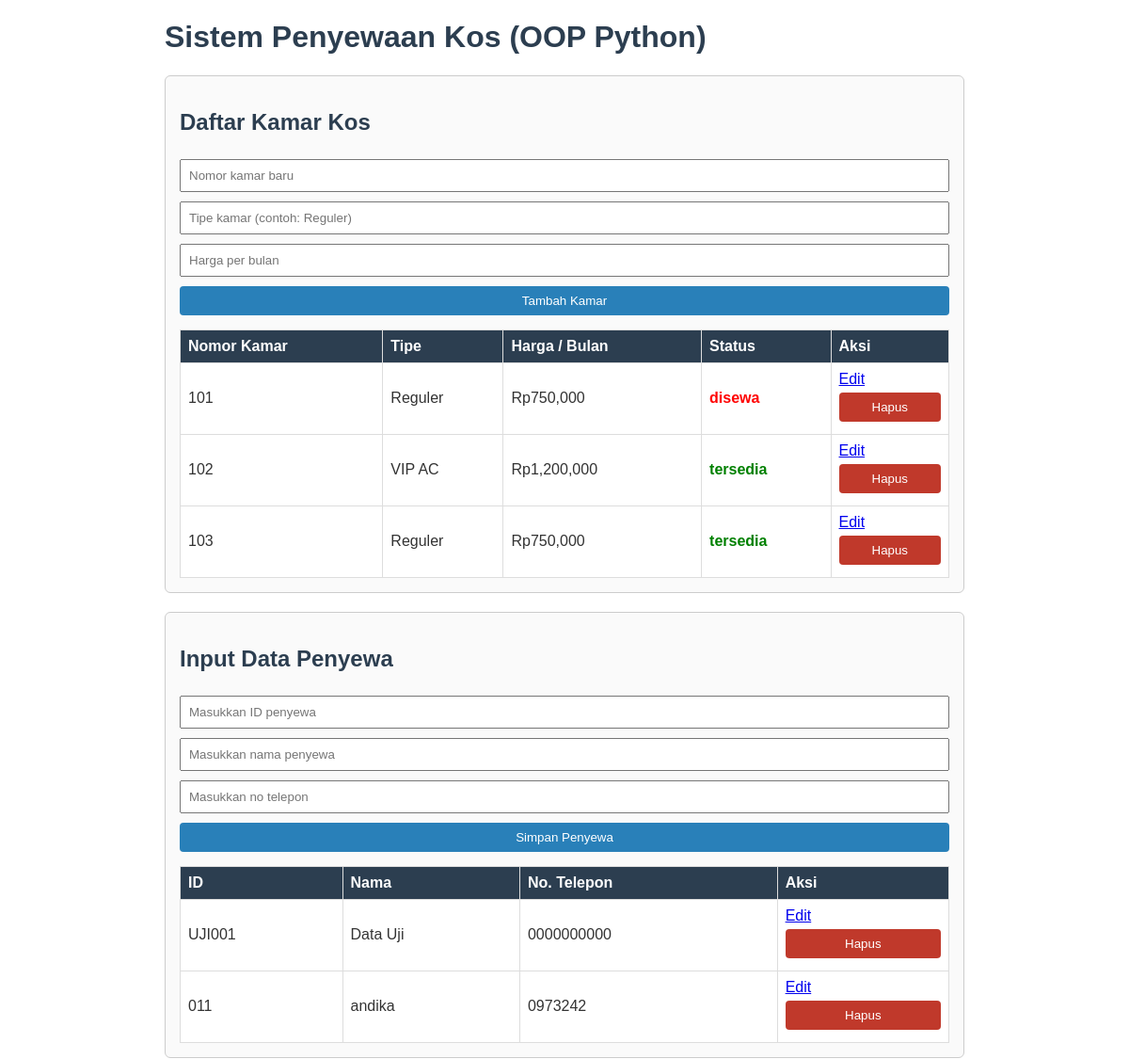
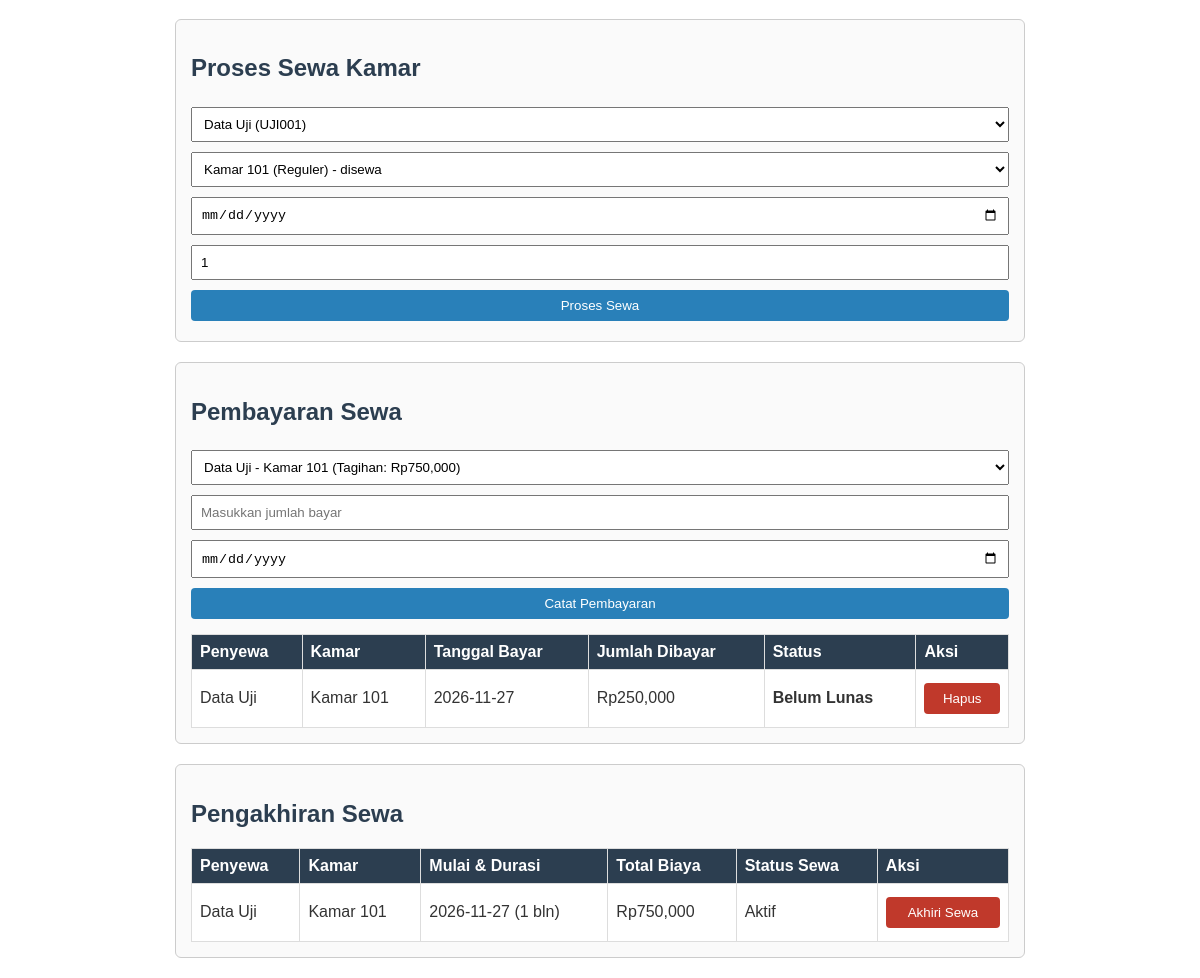
The page / on the database its author committed (2 pictures, top to bottom).
### tables this page shows
CREATE TABLE kamar (
            nomor_kamar TEXT PRIMARY KEY,
            tipe TEXT NOT NULL,
            harga_per_bulan INTEGER NOT NULL,
            status TEXT NOT NULL
        );

CREATE TABLE penyewa (
            id_penyewa TEXT PRIMARY KEY,
            nama TEXT NOT NULL,
            no_telepon TEXT NOT NULL
        );

CREATE TABLE pembayaran (
            id_pembayaran INTEGER PRIMARY KEY AUTOINCREMENT,
            id_sewa INTEGER NOT NULL,
            jumlah INTEGER NOT NULL,
            tanggal_bayar TEXT NOT NULL
        );

CREATE TABLE sewa (
            id_sewa INTEGER PRIMARY KEY AUTOINCREMENT,
            id_penyewa TEXT NOT NULL,
            nomor_kamar TEXT NOT NULL,
            tanggal_mulai TEXT NOT NULL,
            durasi_bulan INTEGER NOT NULL,
            aktif INTEGER NOT NULL
        );

### app.py (the view)
@app.route("/")
def index():
    global pesan_hasil
    pesan = pesan_hasil
    pesan_hasil = ""
    daftar_sewa = database.ambil_semua_sewa()
    return render_template(
        "index.html",
        daftar_kamar=database.ambil_semua_kamar(),
        daftar_penyewa=database.ambil_semua_penyewa(),
        daftar_sewa=daftar_sewa,
        daftar_sewa_aktif=[sewa for sewa in daftar_sewa if sewa.aktif],
        daftar_pembayaran=database.ambil_semua_pembayaran(),
        pesan=pesan
    )

### database.py (called while the page is built)
def koneksi():
    conn = sqlite3.connect(NAMA_DB)
    conn.row_factory = sqlite3.Row
    return conn

def buat_objek_kamar(row):
    return Kamar(row["nomor_kamar"], row["tipe"], row["harga_per_bulan"], row["status"])

def ambil_semua_kamar():
    conn = koneksi()
    rows = conn.execute("SELECT * FROM kamar ORDER BY nomor_kamar").fetchall()
    conn.close()
    return [buat_objek_kamar(r) for r in rows]

def cari_kamar(nomor_kamar):
    conn = koneksi()
    row = conn.execute("SELECT * FROM kamar WHERE nomor_kamar = ?", (nomor_kamar,)).fetchone()
    conn.close()
    if row is None:
        return None
    return buat_objek_kamar(row)

def buat_objek_penyewa(row):
    return Penyewa(row["id_penyewa"], row["nama"], row["no_telepon"])

def ambil_semua_penyewa():
    conn = koneksi()
    rows = conn.execute("SELECT * FROM penyewa ORDER BY nama").fetchall()
    conn.close()
    return [buat_objek_penyewa(r) for r in rows]

def cari_penyewa(id_penyewa):
    conn = koneksi()
    row = conn.execute("SELECT * FROM penyewa WHERE id_penyewa = ?", (id_penyewa,)).fetchone()
    conn.close()
    if row is None:
        return None
    return buat_objek_penyewa(row)

def buat_objek_sewa(row):
    penyewa = cari_penyewa(row["id_penyewa"])
    kamar = cari_kamar(row["nomor_kamar"])
    return Sewa(penyewa, kamar, row["tanggal_mulai"], row["durasi_bulan"], bool(row["aktif"]), row["id_sewa"])

def ambil_semua_sewa():
    conn = koneksi()
    rows = conn.execute("SELECT * FROM sewa ORDER BY id_sewa").fetchall()
    conn.close()
    return [buat_objek_sewa(r) for r in rows]

def cari_sewa(id_sewa):
    conn = koneksi()
    row = conn.execute("SELECT * FROM sewa WHERE id_sewa = ?", (id_sewa,)).fetchone()
    conn.close()
    if row is None:
        return None
    return buat_objek_sewa(row)

def buat_objek_pembayaran(row):
    sewa = cari_sewa(row["id_sewa"])
    return Pembayaran(
        sewa,
        row["jumlah"],
        row["tanggal_bayar"],
        row["id_pembayaran"],
        row["total_dibayar"]
    )

def ambil_semua_pembayaran():
    conn = koneksi()
    rows = conn.execute("""
        SELECT pembayaran.*,
               (SELECT COALESCE(SUM(p2.jumlah), 0)
                FROM pembayaran AS p2
                WHERE p2.id_sewa = pembayaran.id_sewa) AS total_dibayar
        FROM pembayaran
        ORDER BY id_pembayaran
    """).fetchall()
    conn.close()
    return [buat_objek_pembayaran(r) for r in rows]

### kamar.py (called while the page is built)
    @property
    def status(self):
        return self.__status

### templates/index.html (shortened to what this page needs)
<!DOCTYPE html>
<html lang="id">
<head>
    <link rel="stylesheet" href="{{ url_for('static', filename='style.css') }}">
</head>
<body>
    <h1>Sistem Penyewaan Kos (OOP Python)</h1>
    <div class="box">
        <h2>Daftar Kamar Kos</h2>
        <form action="/kamar" method="POST">
            <input type="text" name="nomor_kamar" placeholder="Nomor kamar baru" required>
            <input type="text" name="tipe" placeholder="Tipe kamar (contoh: Reguler)" required>
            <input type="number" name="harga_per_bulan" placeholder="Harga per bulan" required>
            <button type="submit">Tambah Kamar</button>
        </form>
        <table>
            <tr>
                <th>Nomor Kamar</th>
                <th>Tipe</th>
                <th>Harga / Bulan</th>
                <th>Status</th>
                <th>Aksi</th>
            </tr>
            {% for k in daftar_kamar %}
            <tr>
                <td>{{ k.nomor_kamar }}</td>
                <td>{{ k.tipe }}</td>
                <td>Rp{{ "{:,}".format(k.harga_per_bulan) }}</td>
                <td class="{{ k.status }}">{{ k.status }}</td>
                <td class="aksi">
                    <a href="/kamar/edit/{{ k.nomor_kamar }}" class="btn-edit">Edit</a>
                    <form action="/kamar/hapus/{{ k.nomor_kamar }}" method="POST"
                          onsubmit="return confirm('Yakin hapus Kamar {{ k.nomor_kamar }}?')">
                        <button type="submit" class="btn-merah">Hapus</button>
                    </form>
                </td>
            </tr>
            {% else %}
            <tr><td colspan="5">Belum ada data kamar.</td></tr>
            {% endfor %}
        </table>
    </div>
    <div class="box">
        <h2>Input Data Penyewa</h2>
        <form action="/penyewa" method="POST">
            <input type="text" name="id_penyewa" placeholder="Masukkan ID penyewa" required>
            <input type="text" name="nama" placeholder="Masukkan nama penyewa" required>
            <input type="text" name="no_telepon" placeholder="Masukkan no telepon" required>
            <button type="submit">Simpan Penyewa</button>
        </form>
        <table>
            <tr>
                <th>ID</th>
                <th>Nama</th>
                <th>No. Telepon</th>
                <th>Aksi</th>
            </tr>
            {% for p in daftar_penyewa %}
            <tr>
                <td>{{ p.id_penyewa }}</td>
                <td>{{ p.nama }}</td>
                <td>{{ p.no_telepon }}</td>
                <td class="aksi">
                    <a href="/penyewa/edit/{{ p.id_penyewa }}" class="btn-edit">Edit</a>
                    <form action="/penyewa/hapus/{{ p.id_penyewa }}" method="POST"
                          onsubmit="return confirm('Yakin hapus penyewa {{ p.nama }}?')">
                        <button type="submit" class="btn-merah">Hapus</button>
                    </form>
                </td>
            </tr>
            {% else %}
            <tr><td colspan="4">Belum ada data penyewa.</td></tr>
            {% endfor %}
        </table>
    </div>
    <div class="box">
        <h2>Proses Sewa Kamar</h2>
        {% if daftar_penyewa and daftar_kamar %}
        <form action="/sewa" method="POST">
            <select name="id_penyewa">
                {% for p in daftar_penyewa %}
                <option value="{{ p.id_penyewa }}">{{ p.nama }} ({{ p.id_penyewa }})</option>
                {% endfor %}
            </select>
            <select name="nomor_kamar">
                {% for k in daftar_kamar %}
                <option value="{{ k.nomor_kamar }}">
                    Kamar {{ k.nomor_kamar }} ({{ k.tipe }}) - {{ k.status }}
                </option>
                {% endfor %}
            </select>
            <input type="date" name="tanggal_mulai" required>
            <input type="number" name="durasi_bulan" min="1" value="1" placeholder="Durasi sewa (bulan)" required>
            <button type="submit">Proses Sewa</button>
        </form>
        {% else %}
        <p>Input data penyewa dan kamar terlebih dahulu.</p>
        {% endif %}
    </div>
    <div class="box">
        <h2>Pembayaran Sewa</h2>
        {% if daftar_sewa_aktif %}
        <form action="/bayar" method="POST">
            <select name="id_sewa">
                {% for s in daftar_sewa_aktif %}
                <option value="{{ s.id_sewa }}">
                    {{ s.penyewa.nama }} - Kamar {{ s.kamar.nomor_kamar }} (Tagihan: Rp{{ "{:,}".format(s.hitung_total()) }})
                </option>
                {% endfor %}
            </select>
            <input type="number" name="jumlah" placeholder="Masukkan jumlah bayar" required>
            <input type="date" name="tanggal_bayar" required>
            <button type="submit">Catat Pembayaran</button>
        </form>
        {% endif %}
        <table>
            <tr>
                <th>Penyewa</th>
                <th>Kamar</th>
                <th>Tanggal Bayar</th>
                <th>Jumlah Dibayar</th>
                <th>Status</th>
                <th>Aksi</th>
            </tr>
            {% for p in daftar_pembayaran %}
            <tr>
                <td>{{ p.sewa.penyewa.nama }}</td>
                <td>Kamar {{ p.sewa.kamar.nomor_kamar }}</td>
                <td>{{ p.tanggal_bayar }}</td>
                <td>Rp{{ "{:,}".format(p.jumlah) }}</td>
                <td><strong>{{ "Lunas" if p.cek_lunas() else "Belum Lunas" }}</strong></td>
                <td class="aksi">
                    <form action="/pembayaran/hapus/{{ p.id_pembayaran }}" method="POST"
                          onsubmit="return confirm('Yakin hapus data pembayaran ini?')">
                        <button type="submit" class="btn-merah">Hapus</button>
                    </form>
                </td>
            </tr>
            {% else %}
            <tr><td colspan="6">Belum ada data pembayaran.</td></tr>
            {% endfor %}
        </table>
    </div>
    <div class="box">
        <h2>Pengakhiran Sewa</h2>
        <table>
            <tr>
                <th>Penyewa</th>
                <th>Kamar</th>
                <th>Mulai & Durasi</th>
                <th>Total Biaya</th>
                <th>Status Sewa</th>
                <th>Aksi</th>
            </tr>
            {% for s in daftar_sewa %}
            <tr>
                <td>{{ s.penyewa.nama }}</td>
                <td>Kamar {{ s.kamar.nomor_kamar }}</td>
                <td>{{ s.tanggal_mulai }} ({{ s.durasi_bulan }} bln)</td>
                <td>Rp{{ "{:,}".format(s.hitung_total()) }}</td>
                <td>{{ "Aktif" if s.aktif else "Selesai" }}</td>
                <td class="aksi">
                    {% if s.aktif %}
                    <form action="/checkout/{{ s.id_sewa }}" method="POST">
                        <button type="submit" class="btn-merah">Akhiri Sewa</button>
                    </form>
                    {% else %}
                    <form action="/sewa/hapus/{{ s.id_sewa }}" method="POST"
                          onsubmit="return confirm('Yakin hapus data sewa ini beserta pembayarannya?')">
                        <button type="submit" class="btn-merah">Hapus</button>
                    </form>
                    {% endif %}
                </td>
            </tr>
            {% else %}
            <tr><td colspan="6">Belum ada transaksi sewa.</td></tr>
            {% endfor %}
        </table>
    </div>
</body>
</html>

### static/style.css (style rules this page uses)
body { font-family: Arial, sans-serif; max-width: 850px; margin: 20px auto; padding: 0 15px; color: #333; }
h1, h2 { color: #2c3e50; }
.box { border: 1px solid #ccc; padding: 15px; border-radius: 6px; margin-bottom: 20px; background: #fafafa; }
table { width: 100%; border-collapse: collapse; margin-top: 10px; background: white; }
th, td { border: 1px solid #ddd; padding: 8px; text-align: left; }
th { background: #2c3e50; color: white; }
input, select, button { padding: 8px; margin: 5px 0; width: 100%; box-sizing: border-box; }
button { background: #2980b9; color: white; border: none; border-radius: 4px; cursor: pointer; }
.btn-merah { background: #c0392b; }
.tersedia { color: green; font-weight: bold; }
.disewa { color: red; font-weight: bold; }

### rows shown on the page
kamar: nomor_kamar "101", tipe "Reguler", harga_per_bulan "750,000", status "disewa"
kamar: nomor_kamar "102", tipe "VIP AC", harga_per_bulan "1,200,000", status "tersedia"
kamar: nomor_kamar "103", tipe "Reguler", harga_per_bulan "750,000", status "tersedia"
penyewa: id_penyewa "UJI001", nama "Data Uji", no_telepon "0000000000"
penyewa: id_penyewa "011", nama "andika", no_telepon "0973242"
pembayaran: sewa.penyewa.nama "Data Uji", sewa.kamar.nomor_kamar "101", tanggal_bayar "2026-11-27", jumlah "250,000", value "Belum Lunas"
sewa: penyewa.nama "Data Uji", kamar.nomor_kamar "101", tanggal_mulai "2026-11-27", durasi_bulan "1", hitung_total "750,000", aktif "Aktif"

### other values the page prints
form field id_penyewa "Data Uji (UJI001)"
form field id_sewa "Data Uji - Kamar 101 (Tagihan: Rp750,000)"
